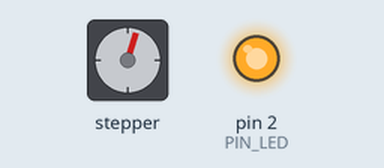
Recording of a sketch running on a simulated Arduino Uno, built with avr-gcc and run on an emulated ATmega328P. Shown: stepper motor, output pins drawn as LEDs (lit = HIGH). Stepper angles assume 100 steps per turn; what the sketch prints to the serial monitor is not drawn.

Above: at 0.15 s.
At 10.43 s:
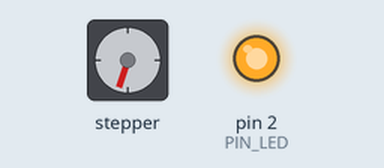
At 19.8 s:
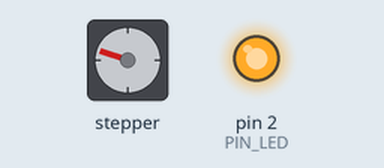
At 39.75 s:
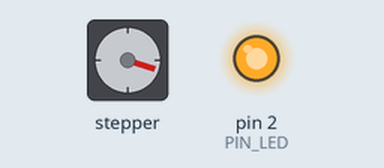
Timing chart, 0 to 40.0 s (numbered marks = the images above):
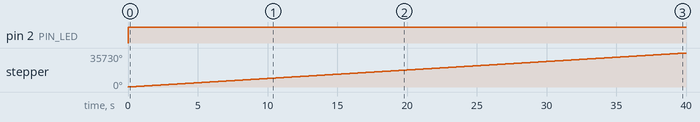

Measured:
- by itself, pin 2 (PIN_LED): LOW → HIGH at 0.00 s
- by itself, stepper: keeps turning clockwise at about 893°/s

The sketch:

watchwinder_nano.ino
```cpp
// (licence header left out)
#include <Stepper.h>

// Valore usato dalla libreria solo per calcolare la velocita'. Il 28BYJ-48
// compie in realta' 2048 passi per giro dell'albero di uscita.
#define STEPS 100

// Pin collegati agli ingressi IN1..IN4 dei driver ULN2003. La libreria vuole
// i pin nell'ordine IN1, IN3, IN2, IN4.
const int M1_IN1 = 8, M1_IN2 = 9, M1_IN3 = 10, M1_IN4 = 11;
const int M2_IN1 = 4, M2_IN2 = 5, M2_IN3 = 6, M2_IN4 = 7;

// LED del pulsante: acceso mentre i motori girano
const int PIN_LED = 2;

Stepper stepper1(STEPS, M1_IN1, M1_IN3, M1_IN2, M1_IN4);  // orologio 1, senso orario
Stepper stepper2(STEPS, M2_IN1, M2_IN3, M2_IN2, M2_IN4);  // orologio 2, senso antiorario

// Passi per giro dell'albero di uscita: a velocita' 150 un giro dura circa 8 s
const int PASSI_GIRO = 2048;

// Ore di funzionamento contate dall'accensione; dopo 17 ore pausa di 8 ore
int ore = 0;

// Toglie corrente alle quattro bobine di un motore
void spegniMotore(int in1, int in2, int in3, int in4) {
  digitalWrite(in1, LOW);
  digitalWrite(in2, LOW);
  digitalWrite(in3, LOW);
  digitalWrite(in4, LOW);
}

// Un quarto d'ora: gira prima l'orologio 1 e poi l'orologio 2, quindi attende.
// La pausa e' calcolata dall'autore in modo che rotazione e attesa durino
// insieme circa 15 minuti.
void quartoDora(int giri, unsigned long pausaMs) {
  int passi = giri * PASSI_GIRO;

  digitalWrite(PIN_LED, HIGH);

  stepper1.step(passi);
  spegniMotore(M1_IN1, M1_IN2, M1_IN3, M1_IN4);

  stepper2.step(passi);
  spegniMotore(M2_IN1, M2_IN2, M2_IN3, M2_IN4);

  digitalWrite(PIN_LED, LOW);

  delay(pausaMs);
}

void setup() {
  Serial.begin(9600);
  Serial.println("Motor OK");

  pinMode(PIN_LED, OUTPUT);

  // Velocita' 150: la massima e' circa 300; valori bassi danno piu' coppia.
  // Oltre 300 il motore vibra senza girare.
  stepper1.setSpeed(150);
  stepper2.setSpeed(150);

  // La libreria imposta i pin come uscite: si parte con le bobine spente
  spegniMotore(M1_IN1, M1_IN2, M1_IN3, M1_IN4);
  spegniMotore(M2_IN1, M2_IN2, M2_IN3, M2_IN4);
}

void loop() {
  if (ore <= 16) {
    // Un'ora: quarti alterni da 12 e 13 giri, cioe' 50 giri l'ora per orologio
    quartoDora(12, 684000UL);   // 98 s di rotazione per orologio + 11,4 min di attesa
    quartoDora(13, 666000UL);   // 106 s di rotazione per orologio + 11,1 min di attesa
    quartoDora(12, 684000UL);
    quartoDora(13, 666000UL);
    ore++;
  } else {
    delay(28800000UL);          // 8 ore di pausa
    ore = 0;
  }
}
```
